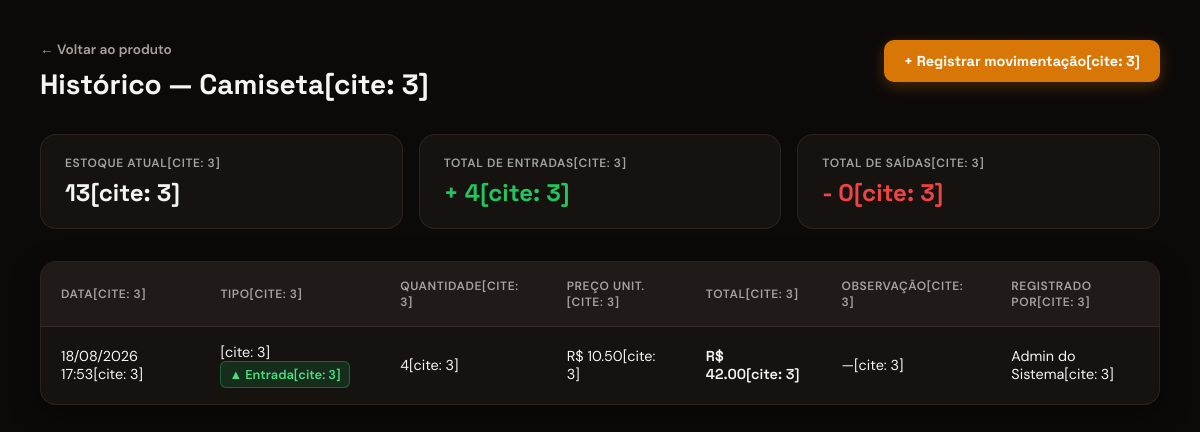
Page /movimentacoes/produto/1 (signed in) on the earlier database version.
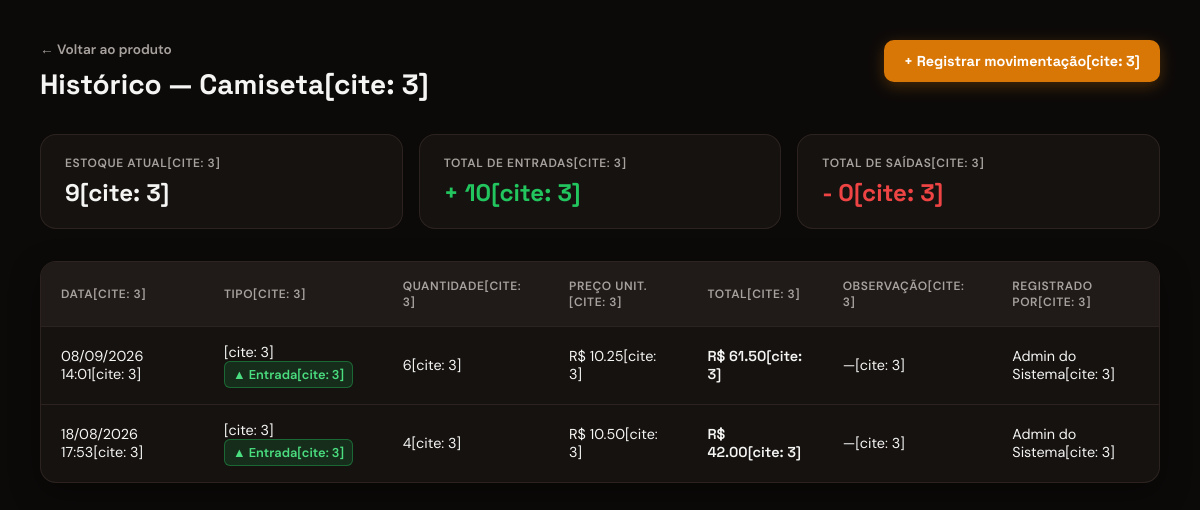
Same page on the later database version.
### app/models/produto.py (models this page shows, shortened)
class Produto(Base):
    __tablename__ = "produtos"
    id            = Column(Integer, primary_key=True, index=True)
    nome          = Column(String(150), nullable=False, index=True)
    preco         = Column(Float, nullable=False, default=0.0)
    estoque_atual = Column(Integer, nullable=False, default=0)
    variacao      = Column(String(80), nullable=True, index=True)
    ativo         = Column(Boolean, default=True)
    imagem_path = Column(String(255), nullable=True)
    categoria_id = Column(
        Integer,
        ForeignKey("categorias.id", ondelete="SET NULL"),
        nullable=True
    )
    categoria = relationship(
        "Categoria",
        back_populates="produtos"
    )

### app/models/movimentacao.py (models this page shows, shortened)
class Movimentacao(Base):
    __tablename__ = "movimentacoes"
    id         = Column(Integer, primary_key=True, index=True)
    tipo       = Column(
        Enum(TipoMovimentacao),
        nullable=False
    )
    quantidade = Column(Integer, nullable=False)
    preco_unitario = Column(Float, nullable=False, default=0.0)
    observacao = Column(String(255), nullable=True)
    criado_em  = Column(DateTime, server_default=func.now())
    produto_id = Column(
        Integer,
        ForeignKey("produtos.id", ondelete="CASCADE"),
        nullable=False
    )
    usuario_id = Column(
        Integer,
        ForeignKey("usuarios.id", ondelete="SET NULL"),
        nullable=True
    )
    produto = relationship("Produto", backref="movimentacoes")
    usuario = relationship("Usuario", backref="movimentacoes")

### app/models/usuario.py (models this page shows)
class Usuario(Base):
    __tablename__ = "usuarios"
    id = Column(Integer, primary_key=True, autoincrement=True)
    nome = Column(String(100), nullable=False)
    email = Column(String(100), nullable=False, index=True, unique=True)
    senha_hash = Column(String(255), nullable=False)
    role = Column(String(20), nullable=False, default="operador")
    ativo = Column(Boolean, default=True)
    criado_em = Column(DateTime, server_default=func.now())

### app/controllers/movimentacao_controller.py (the view)
@router.get("/produto/{produto_id}")
def historico_produto(
    produto_id: int,
    request: Request,
    db: Session = Depends(get_db),
    usuario = Depends(get_usuario_logado)
):
    produto = db.query(Produto).filter(Produto.id == produto_id).first()
    if not produto:
        return RedirectResponse(url="/produtos", status_code=302)
    movimentacoes = (
        db.query(Movimentacao)
        .filter(Movimentacao.produto_id == produto_id)
        .order_by(Movimentacao.criado_em.desc())
        .all()
    )
    total_entradas = sum(
        m.quantidade for m in movimentacoes
        if m.tipo == TipoMovimentacao.ENTRADA
    )
    total_saidas = sum(
        m.quantidade for m in movimentacoes
        if m.tipo == TipoMovimentacao.SAIDA
    )
    return templates.TemplateResponse(
        request,
        "movimentacoes/historico.html",
        {
            "request":        request,
            "usuario":        usuario,
            "produto":        produto,
            "movimentacoes":  movimentacoes,
            "total_entradas": total_entradas,
            "total_saidas":   total_saidas,
        }
    )

### app/templates/movimentacoes/historico.html (shortened to what this page needs)
<!DOCTYPE html>
<html lang="pt-br">
<head>
    <link rel="stylesheet" href="/static/css/movimentacoes/historico.css">
</head>
<body>
    <div class="historico-container">
        <header class="historico-header">
            <div>
                <a href="/produtos/{{ produto.id }}" class="btn-voltar">← Voltar ao produto</a>
                <h1>Histórico — {{ produto.nome }}[cite: 3]</h1>
            </div>
            <a href="/movimentacoes/nova?produto_id={{ produto.id }}" class="btn-novo">
                + Registrar movimentação[cite: 3]
            </a>
        </header>
        <section class="resumo-grid">
            <div class="resumo-card">
                <span class="resumo-label">Estoque atual[cite: 3]</span>
                <span class="resumo-valor">{{ produto.estoque_atual }}[cite: 3]</span>
            </div>
            <div class="resumo-card entrada">
                <span class="resumo-label">Total de entradas[cite: 3]</span>
                <span class="resumo-valor">+ {{ total_entradas }}[cite: 3]</span>
            </div>
            <div class="resumo-card saida">
                <span class="resumo-label">Total de saídas[cite: 3]</span>
                <span class="resumo-valor">- {{ total_saidas }}[cite: 3]</span>
            </div>
        </section>
        <div class="tabela-wrapper">
            <table class="tabela-mov">
                <thead>
                    <tr>
                        <th>Data[cite: 3]</th>
                        <th>Tipo[cite: 3]</th>
                        <th>Quantidade[cite: 3]</th>
                        <th>Preço unit.[cite: 3]</th>
                        <th>Total[cite: 3]</th>
                        <th>Observação[cite: 3]</th>
                        <th>Registrado por[cite: 3]</th>
                    </tr>
                </thead>
                <tbody>
                    {% for m in movimentacoes %}
                    <tr>
                        <td>{{ m.criado_em.strftime('%d/%m/%Y %H:%M') }}[cite: 3]</td>
                        <td>
                            {% if m.tipo.value == 'entrada' %}[cite: 3]
                            <span class="badge entrada">▲ Entrada[cite: 3]</span>
                            {% else %}
                            <span class="badge saida">▼ Saída[cite: 3]</span>
                            {% endif %}
                        </td>
                        <td>{{ m.quantidade }}[cite: 3]</td>
                        <td>R$ {{ "%.2f"|format(m.preco_unitario) }}[cite: 3]</td>
                        <td class="font-head">R$ {{ "%.2f"|format(m.valor_total) }}[cite: 3]</td>
                        <td>{{ m.observacao or "—" }}[cite: 3]</td>
                        <td>{{ m.usuario.nome if m.usuario else "—" }}[cite: 3]</td>
                    </tr>
                    {% endfor %}
                </tbody>
            </table>
        </div>
    </div>
</body>
</html>

Differences in the rows shown:
changed Produto "Camiseta": estoque_atual "13" → "9"
added Movimentacao: criado_em "08/09/2026 14:01", tipo "[cite: 3]", quantidade "6", preco_unitario "10.25", valor_total "61.50", observacao "—", usuario "Admin do Sistema"
Other differences:
{{ total_entradas }}: "4" → "10"
